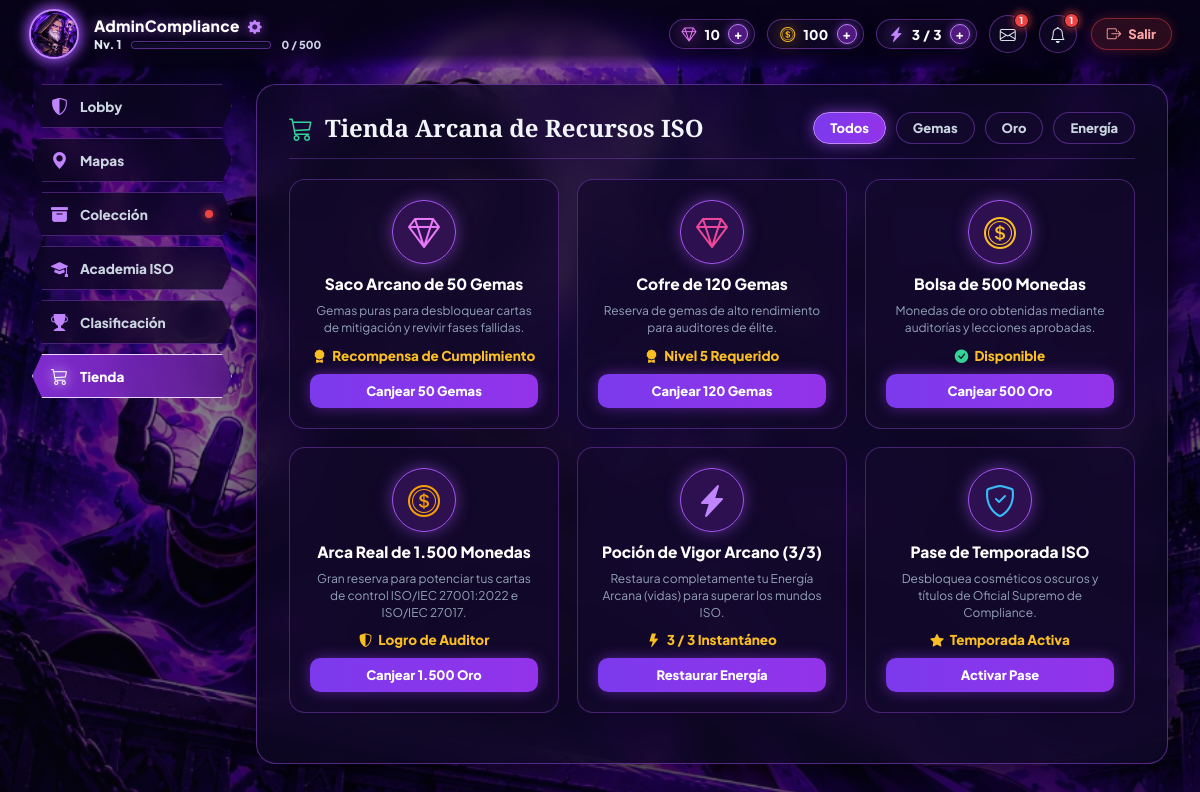
Screenshot of /tienda/ (signed in) with the database file from the repository.
### core/models.py (models this page shows, shortened)
class Usuario(AbstractBaseUser, PermissionsMixin):
    id = models.BigAutoField(primary_key=True, verbose_name="ID")
    nombre_completo = models.CharField(max_length=150, verbose_name="Nombre Completo")
    alias = models.CharField(max_length=50, unique=True, verbose_name="Alias / Gamertag")
    correo = models.EmailField(max_length=150, unique=True, verbose_name="Correo Electrónico")
    area = models.CharField(max_length=100, verbose_name="Área Organizacional (ej. Compliance, TI, Legal)")
    rol = models.CharField(
        max_length=30,
        choices=RolUsuarioChoices.choices,
        default=RolUsuarioChoices.EMPLEADO_JUGADOR,
        verbose_name="Rol en Plataforma"
    )
    estado = models.CharField(
        max_length=20,
        choices=EstadoUsuarioChoices.choices,
        default=EstadoUsuarioChoices.ACTIVO,
        verbose_name="Estado de Cuenta"
    )
    avatar_personalizado = models.CharField(
        max_length=150,
        blank=True,
        null=True,
        verbose_name="Avatar Seleccionado (Ruta o Nombre)"
    )
    is_staff = models.BooleanField(
        default=False,
        verbose_name="Acceso al Panel de Administración",
        help_text="Define si el usuario puede acceder a este panel de Django."
    )
    is_active = models.BooleanField(
        default=True,
        verbose_name="Usuario Activo en Autenticación"
    )
    created_at = models.DateTimeField(auto_now_add=True, verbose_name="Fecha de Creación")
    updated_at = models.DateTimeField(auto_now=True, verbose_name="Última Actualización")
    objects = UsuarioManager()
    USERNAME_FIELD = 'correo'
    REQUIRED_FIELDS = ['alias', 'nombre_completo']
    class Meta:
        db_table = 'core_usuario'
        verbose_name = 'Usuario'
        verbose_name_plural = '1. Usuarios y Colaboradores'
        ordering = ['-created_at']
    @property
    def avatar_url(self):
        mapping = {
            'juanperez': 'necromancer_1.png',
            'andresM': 'necromancer_1.png',
            'mariaLT': 'necromancer_2.png',
            'valec': 'necromancer_2.png',
            'carlosg': 'necromancer_3.png',
            'AdminCompliance': 'necromancer_3.png',
            'admin': 'necromancer_3.png',
            'AuditMaster': 'necromancer_3.png',
            'anar': 'necromancer_4.png',
            'sofiaM': 'necromancer_4.png',
            'camirojas': 'necromancer_4.png',
            'InactivaUser': 'necromancer_4.png',
            'luisf': 'necromancer_5.png',
            'diegoH': 'necromancer_5.png',
            'DataSentry': 'necromancer_5.png',
            'RiskHunter': 'necromancer_1.png',
            'CyberGuard': 'necromancer_5.png',
            'LexProtect': 'necromancer_2.png',
        }
        alias = getattr(self, 'alias', '') or ''
        if alias in mapping:
            file_name = mapping[alias]
        else:
            seed = sum(ord(c) for c in alias) + (getattr(self, 'id', 0) or 1)
            idx = (seed % 5) + 1
            file_name = f'necromancer_{idx}.png'
        return f'/static/img/avatars/{file_name}'

class ProgresoUsuario(models.Model):
    usuario = models.OneToOneField(
        Usuario,
        on_delete=models.CASCADE,
        related_name='progreso',
        verbose_name="Usuario Colaborador"
    )
    nivel = models.IntegerField(default=1, verbose_name="Nivel de Jugador")
    xp = models.BigIntegerField(default=0, verbose_name="Puntos de Experiencia (XP)")
    oro = models.IntegerField(default=0, verbose_name="Monedas de Oro")
    gemas = models.IntegerField(default=0, verbose_name="Gemas de Cumplimiento")
    vidas_actuales = models.IntegerField(default=3, verbose_name="Vidas Actuales")
    ultimo_reinicio_vidas = models.DateTimeField(
        auto_now_add=True,
        verbose_name="Último Reinicio de Vidas"
    )
    ultimo_reinicio_progreso = models.DateTimeField(
        null=True,
        blank=True,
        verbose_name="Último Reinicio Administrativo de Progreso"
    )
    class Meta:
        db_table = 'core_progreso_usuario'
        verbose_name = 'Progreso de Jugador'
        verbose_name_plural = '1.1 Progresos de Jugadores'
        ordering = ['-xp', '-nivel']

### core/views.py (the view)
# urls.py: path('tienda/', tienda_view, name='tienda'),
@login_required(login_url='/login/')
def tienda_view(request):
    return render(request, 'usuario/tienda.html', {
        'active_page': 'tienda',
    })

### core/templates/usuario/tienda.html (shortened to what this page needs)
{% load static humanize %}
<!DOCTYPE html>
<html lang="es">
<head>
  <link rel="stylesheet" href="https://cdn.jsdelivr.net/npm/bootstrap-icons@1.11.3/font/bootstrap-icons.min.css">
  <link rel="stylesheet" href="{% static 'css/usuarios/tienda.css' %}">
</head>
<body>
  {% include 'usuario/includes/player_topbar.html' %}
  <main class="iq-page-workspace">
    <aside class="iq-cl-sidebar">
      <a href="{% url 'core:lobby' %}" class="iq-cl-nav-btn" title="Ir al Lobby Principal">
        <i class="bi bi-shield-shaded"></i>
        <span>Lobby</span>
      </a>
      <a href="{% url 'core:mapas' %}" class="iq-cl-nav-btn" title="Ir a los Mapas de Auditoría">
        <i class="bi bi-geo-alt-fill"></i>
        <span>Mapas</span>
      </a>
      <a href="{% url 'core:coleccion' %}" class="iq-cl-nav-btn" title="Colección de Cartas y Avatares">
        <i class="bi bi-archive-fill"></i>
        <span>Colección</span>
        <span class="iq-menu-alert-dot"></span>
      </a>
      <a href="{% url 'core:academia' %}" class="iq-cl-nav-btn" title="Academia ISO">
        <i class="bi bi-mortarboard-fill"></i>
        <span>Academia ISO</span>
      </a>
      <a href="{% url 'core:clasificacion' %}" class="iq-cl-nav-btn" title="Tabla de Clasificación">
        <i class="bi bi-trophy-fill"></i>
        <span>Clasificación</span>
      </a>
      <a href="{% url 'core:tienda' %}" class="iq-cl-nav-btn active" title="Tienda Arcana ISO">
        <i class="bi bi-cart3"></i>
        <span>Tienda</span>
      </a>
    </aside>
    <section class="iq-content-card">
      <div class="iq-section-header">
        <h2 class="iq-section-title">
          <i class="bi bi-cart3" style="color: #34d399;"></i> Tienda Arcana de Recursos ISO
        </h2>
        <div class="iq-shop-tabs">
          <button type="button" class="iq-shop-tab-btn active" onclick="filtrarTienda('todos', this)">Todos</button>
          <button type="button" class="iq-shop-tab-btn" onclick="filtrarTienda('gemas', this)">Gemas</button>
          <button type="button" class="iq-shop-tab-btn" onclick="filtrarTienda('oro', this)">Oro</button>
          <button type="button" class="iq-shop-tab-btn" onclick="filtrarTienda('energia', this)">Energía</button>
        </div>
      </div>
      <div class="iq-items-grid" id="tiendaItemsGrid">
        <div class="iq-item-card" data-cat="gemas">
          <div class="iq-item-icon-box" style="color: #e879f9;">
            <i class="bi bi-gem"></i>
          </div>
          <div class="iq-item-title">Saco Arcano de 50 Gemas</div>
          <div class="iq-item-desc">Gemas puras para desbloquear cartas de mitigación y revivir fases fallidas.</div>
          <div class="iq-item-cost"><i class="bi bi-award-fill"></i> Recompensa de Cumplimiento</div>
          <button type="button" class="iq-item-buy-btn" onclick="comprarItemTienda('gemas_50');">Canjear 50 Gemas</button>
        </div>
        <div class="iq-item-card" data-cat="gemas">
          <div class="iq-item-icon-box" style="color: #ec4899;">
            <i class="bi bi-gem"></i>
          </div>
          <div class="iq-item-title">Cofre de 120 Gemas</div>
          <div class="iq-item-desc">Reserva de gemas de alto rendimiento para auditores de élite.</div>
          <div class="iq-item-cost"><i class="bi bi-award-fill"></i> Nivel 5 Requerido</div>
          <button type="button" class="iq-item-buy-btn" onclick="comprarItemTienda('gemas_120');">Canjear 120 Gemas</button>
        </div>
        <div class="iq-item-card" data-cat="oro">
          <div class="iq-item-icon-box" style="color: #fbbf24;">
            <i class="bi bi-coin"></i>
          </div>
          <div class="iq-item-title">Bolsa de 500 Monedas</div>
          <div class="iq-item-desc">Monedas de oro obtenidas mediante auditorías y lecciones aprobadas.</div>
          <div class="iq-item-cost"><i class="bi bi-check-circle-fill" style="color: #34d399;"></i> Disponible</div>
          <button type="button" class="iq-item-buy-btn" onclick="comprarItemTienda('oro_500');">Canjear 500 Oro</button>
        </div>
        <div class="iq-item-card" data-cat="oro">
          <div class="iq-item-icon-box" style="color: #f59e0b;">
            <i class="bi bi-coin"></i>
          </div>
          <div class="iq-item-title">Arca Real de 1.500 Monedas</div>
          <div class="iq-item-desc">Gran reserva para potenciar tus cartas de control ISO/IEC 27001:2022 e ISO/IEC 27017.</div>
          <div class="iq-item-cost"><i class="bi bi-shield-shaded"></i> Logro de Auditor</div>
          <button type="button" class="iq-item-buy-btn" onclick="comprarItemTienda('oro_1500');">Canjear 1.500 Oro</button>
        </div>
        <div class="iq-item-card" data-cat="energia">
          <div class="iq-item-icon-box" style="color: #c084fc;">
            <i class="bi bi-lightning-charge-fill"></i>
          </div>
          <div class="iq-item-title">Poción de Vigor Arcano ({{ vidas_maximas }}/{{ vidas_maximas }})</div>
          <div class="iq-item-desc">Restaura completamente tu Energía Arcana (vidas) para superar los mundos ISO.</div>
          <div class="iq-item-cost"><i class="bi bi-lightning-fill"></i> {{ vidas_maximas }} / {{ vidas_maximas }} Instantáneo</div>
          <button type="button" class="iq-item-buy-btn" onclick="comprarItemTienda('energia');">Restaurar Energía</button>
        </div>
        <div class="iq-item-card" data-cat="todos">
          <div class="iq-item-icon-box" style="color: #38bdf8;">
            <i class="bi bi-shield-check"></i>
          </div>
          <div class="iq-item-title">Pase de Temporada ISO</div>
          <div class="iq-item-desc">Desbloquea cosméticos oscuros y títulos de Oficial Supremo de Compliance.</div>
          <div class="iq-item-cost"><i class="bi bi-star-fill"></i> Temporada Activa</div>
          <button type="button" class="iq-item-buy-btn" onclick="comprarItemTienda('pase');">Activar Pase</button>
        </div>
      </div>
    </section>
  </main>
</body>
</html>

### core/templates/usuario/includes/player_topbar.html (shortened to what this page needs)
{% load static humanize %}
<link rel="stylesheet" href="{% static 'css/usuarios/player_topbar.css' %}">
<header class="iq-cl-topbar" id="playerGlobalTopbar">
  <div class="iq-player-identity" title="Haz clic para modificar tu Alias o Avatar" onclick="openPlayerProfileModal();">
    <div class="iq-player-avatar-wrap">
      <img id="topbarAvatarImg" src="{{ usuario.avatar_url }}" alt="{{ usuario.alias }}" class="iq-player-avatar-img" onerror="this.src='/static/img/avatars/necromancer_1.png'">
    </div>
    <div class="iq-player-details">
      <div class="iq-player-name-row">
        <span id="topbarAlias" class="iq-player-alias">{{ usuario.alias|default:usuario.nombre_completo }}</span>
        <button type="button" class="btn-settings-gear" title="Editar perfil" onclick="event.stopPropagation(); openPlayerProfileModal();">
          <i class="bi bi-gear-fill"></i>
        </button>
      </div>
      <div class="iq-player-level-xp-row">
        <span id="topbarLevelTag" class="iq-player-level-tag">Nv. {{ progreso.nivel|default:1 }}</span>
        <div class="iq-topbar-xp-bar-wrap" title="Progreso de Experiencia">
        </div>
        <span id="topbarXpText" class="iq-topbar-xp-text">{{ xp_en_nivel_fmt|default:xp_en_nivel }} / {{ xp_meta_nivel_fmt|default:xp_meta_nivel }}</span>
      </div>
    </div>
  </div>
  <div class="iq-topbar-stats-right">
    <div class="iq-stat-pill gemas" title="Gemas acumuladas en tu progreso">
      <i class="bi bi-gem"></i>
      <span id="topbarGemasDisplay">{{ gemas_fmt|default:progreso.gemas }}</span>
      <button type="button" class="iq-pill-btn-add" title="Obtener gemas" onclick="openGlobalShop('gemas');">+</button>
    </div>
    <div class="iq-stat-pill oro" title="Monedas de oro de recompensas">
      <i class="bi bi-coin"></i>
      <span id="topbarOroDisplay">{{ oro_fmt|default:progreso.oro }}</span>
      <button type="button" class="iq-pill-btn-add" title="Obtener oro" onclick="openGlobalShop('oro');">+</button>
    </div>
    <div class="iq-stat-pill energia" title="Energía disponible para retos ISO">
      <i class="bi bi-lightning-charge-fill"></i>
      <span id="topbarEnergiaDisplay">{{ energia_actual }} / {{ energia_maxima }}</span>
      <button type="button" class="iq-pill-btn-add" title="Recargar energía" onclick="openGlobalShop('energia');">+</button>
    </div>
    <button type="button" class="iq-topbar-icon-btn" title="Buzón de Mensajes" onclick="openGlobalMessages();">
      <i class="bi bi-envelope"></i>
      <span class="iq-icon-badge">{{ mensajes_no_leidos|default:1 }}</span>
    </button>
    <button type="button" class="iq-topbar-icon-btn" title="Notificaciones de la Orden" onclick="openGlobalNotifs();">
      <i class="bi bi-bell"></i>
      <span class="iq-icon-badge">{{ notificaciones_no_leidas|default:1 }}</span>
    </button>
    <a href="{% url 'core:logout' %}" class="btn-topbar-exit" title="Cerrar sesión e ingresar con otro usuario">
      <i class="bi bi-box-arrow-right"></i>
      <span>Salir</span>
    </a>
  </div>
</header>

### rows the page displays
Usuario: alias "AdminCompliance"
ProgresoUsuario: nivel "1", gemas "10", oro "100"

### other values shown
{{ xp_en_nivel_fmt|default:xp_en_nivel }} "0"
{{ xp_meta_nivel_fmt|default:xp_meta_nivel }} "500"
{{ energia_actual }} "3"
{{ energia_maxima }} "3"
{{ mensajes_no_leidos|default:1 }} "1"
{{ notificaciones_no_leidas|default:1 }} "1"
{{ vidas_maximas }} "3"
